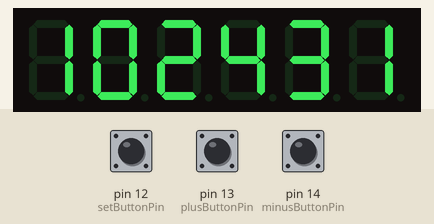
This sketch was run on a simulated Arduino Mega 2560, built with avr-gcc and run on an emulated ATmega2560. Parts: 6-digit seven-segment display. Wiring (inferred from the names in the program): 6-digit 7-segment display, segments lit when LOW: segments pin 10, pin 8, pin 7, pin 9, pin 2, pin 6, pin 3; digit selects pin 27, pin 26, pin 25, pin 24, pin 23, pin 22. The inputs (shaded band) are chosen by the test bench; at power-on: pin 13 (plusButtonPin) HIGH, pin 12 (setButtonPin) HIGH, pin 14 (minusButtonPin) HIGH. The local clock reads 2024-03-15 10:24:30 at power-on unless the sketch sets it; the segment pins are drawn as the display they are named for.

Above: at 1.2 s.
1.3 s: pin 13 (plusButtonPin) pulled LOW for 3.2 s
6.0 s: pin 12 (setButtonPin) pulled LOW for 0.15 s
At 6.9 s:
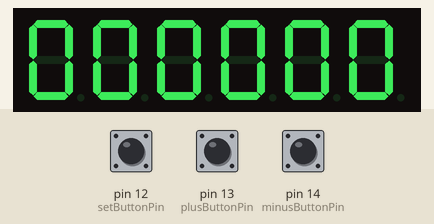
7.7 s: pin 13 (plusButtonPin) pulled LOW for 0.15 s
8.4 s: pin 14 (minusButtonPin) pulled LOW for 0.15 s
10.1 s: pin 12 (setButtonPin) pulled LOW for 1 s
At 12.4 s:
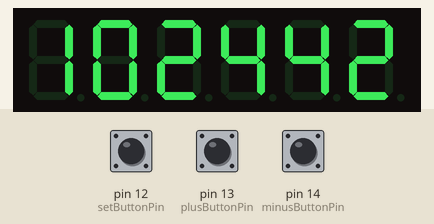
Timing chart, 0 to 13.9 s (numbered marks = the images above; inputs shaded):
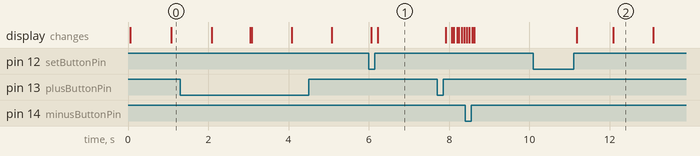

The sketch:

led_clock_with_chronometer_and_settings_with_RTC_by_x_name41.ino
```cpp
#include <Wire.h>
#include <RTClib.h>

RTC_DS3231 rtc;

// --- Настройки време показване ---
const byte NUM_DIGITS = 6;
const float refreshRateHz = 50.0;
const unsigned long DISPLAY_TIME_MS = 1000.0 / (refreshRateHz * NUM_DIGITS);


const byte segmentPins[7] = {10, 8, 7, 9, 2, 6, 3};
const byte digitPins[6] = {27, 26, 25, 24, 23, 22};

const byte digitToSegment[10][7] = {
  {LOW, LOW, LOW, LOW, LOW, LOW, HIGH},
  {HIGH, LOW, LOW, HIGH, HIGH, HIGH, HIGH},
  {LOW, LOW, HIGH, LOW, LOW, HIGH, LOW},
  {LOW, LOW, LOW, LOW, HIGH, HIGH, LOW},
  {HIGH, LOW, LOW, HIGH, HIGH, LOW, LOW},
  {LOW, HIGH, LOW, LOW, HIGH, LOW, LOW},
  {LOW, HIGH, LOW, LOW, LOW, LOW, LOW},
  {LOW, LOW, LOW, HIGH, HIGH, HIGH, HIGH},
  {LOW, LOW, LOW, LOW, LOW, LOW, LOW},
  {LOW, LOW, LOW, LOW, HIGH, LOW, LOW}
};

// Бутони
const byte setButtonPin = 12;
const byte plusButtonPin = 13;
const byte minusButtonPin = 14;

// Часови данни
byte hours = 12, minutes = 0, seconds = 0;

enum State { NORMAL, SET_HOURS, SET_MINUTES, SET_SECONDS, STOPWATCH };
State mode = NORMAL;

unsigned long blinkTimer = 0;
byte currentDigit = 0;
bool blinkOn = true;

bool lastSetState = HIGH;
bool lastPlusState = HIGH;
bool lastMinusState = HIGH;

unsigned long setPressTime = 0;
bool setHeld = false;

unsigned long plusPressTime = 0;
bool plusHeld = false;

unsigned long minusPressTime = 0;
bool minusHeld = false;

// Хронометър
bool stopwatchRunning = false;
unsigned long stopwatchStartTime = 0;
unsigned long stopwatchElapsed = 0;

void clearSegments() {
  for (byte i = 0; i < 7; i++) digitalWrite(segmentPins[i], HIGH);
}
void clearDigits() {
  for (byte i = 0; i < 6; i++) digitalWrite(digitPins[i], LOW);
}

void setup() {
  Wire.begin();
  rtc.begin();

  // rtc.adjust(DateTime(F(__DATE__), F(__TIME__)));

  for (byte i = 0; i < 7; i++) pinMode(segmentPins[i], OUTPUT);
  for (byte i = 0; i < 6; i++) pinMode(digitPins[i], OUTPUT);
  pinMode(setButtonPin, INPUT_PULLUP);
  pinMode(plusButtonPin, INPUT_PULLUP);
  pinMode(minusButtonPin, INPUT_PULLUP);
  clearSegments();
  clearDigits();

  blinkTimer = millis();
}

void loop() {
  unsigned long now = millis();

  if (now - blinkTimer > 500) {
    blinkOn = !blinkOn;
    blinkTimer = now;
  }

  // --- Четене на реално време от RTC ---
  if (mode != SET_HOURS && mode != SET_MINUTES && mode != SET_SECONDS) {
    DateTime nowRTC = rtc.now();
    hours = nowRTC.hour();
    minutes = nowRTC.minute();
    seconds = nowRTC.second();
  }

  // --- SET бутон ---
  bool setState = digitalRead(setButtonPin);
  if (setState != lastSetState) {
    lastSetState = setState;
    if (setState == LOW) setPressTime = now;
    else {
      if (!setHeld && now - setPressTime < 1000) {
        if (mode == NORMAL) {
          mode = STOPWATCH;
          stopwatchRunning = false;
        } else if (mode == STOPWATCH) {
          mode = NORMAL;
        } else if (mode == SET_HOURS) {
          mode = SET_MINUTES;
        } else if (mode == SET_MINUTES) {
          mode = SET_SECONDS;
        } else if (mode == SET_SECONDS) {
          mode = NORMAL;

          // Задаване на времето в RTC:
          DateTime current = rtc.now();
          DateTime newTime(current.year(), current.month(), current.day(), hours, minutes, seconds);
          rtc.adjust(newTime);
        }
      }
      setHeld = false;
    }
  }

  if (setState == LOW && now - setPressTime > 1000 && mode == NORMAL) {
    mode = SET_HOURS;
    setHeld = true;
  }

  // --- PLUS бутон ---
  bool plusState = digitalRead(plusButtonPin);
  if (plusState != lastPlusState) {
    lastPlusState = plusState;
    if (plusState == LOW) {
      plusPressTime = now;
      plusHeld = false;
    } else {
      if (!plusHeld && now - plusPressTime < 500) {
        if (mode == SET_HOURS) hours = (hours + 1) % 24;
        else if (mode == SET_MINUTES) minutes = (minutes + 1) % 60;
        else if (mode == SET_SECONDS) seconds = (seconds + 1) % 60;
        else if (mode == STOPWATCH) {
          if (!stopwatchRunning) {
            stopwatchRunning = true;
            stopwatchStartTime = now - stopwatchElapsed;
          } else {
            stopwatchRunning = false;
            stopwatchElapsed = now - stopwatchStartTime;
          }
        }
      }
    }
  }

  if (plusState == LOW && now - plusPressTime > 700) {
    if ((now - plusPressTime) % 500 < DISPLAY_TIME_MS + 1) {
      plusHeld = true;
      if (mode == SET_HOURS) hours = (hours + 1) % 24;
      else if (mode == SET_MINUTES) minutes = (minutes + 1) % 60;
      else if (mode == SET_SECONDS) seconds = (seconds + 1) % 60;
    }
  }

  // --- MINUS бутон ---
  bool minusState = digitalRead(minusButtonPin);
  if (minusState != lastMinusState) {
    lastMinusState = minusState;
    if (minusState == LOW) {
      minusPressTime = now;
      minusHeld = false;
    } else {
      if (!minusHeld && now - minusPressTime < 500) {
        if (mode == SET_HOURS) hours = (hours + 23) % 24;
        else if (mode == SET_MINUTES) minutes = (minutes + 59) % 60;
        else if (mode == SET_SECONDS) seconds = (seconds + 59) % 60;
        else if (mode == STOPWATCH) {
          stopwatchRunning = false;
          stopwatchElapsed = 0;
        }
      }
    }
  }

  if (minusState == LOW && now - minusPressTime > 700) {
    if ((now - minusPressTime) % 500 < DISPLAY_TIME_MS + 1) {
      minusHeld = true;
      if (mode == SET_HOURS) hours = (hours + 23) % 24;
      else if (mode == SET_MINUTES) minutes = (minutes + 59) % 60;
      else if (mode == SET_SECONDS) seconds = (seconds + 59) % 60;
    }
  }

  // --- Изчисляване на стойности за дисплея ---
  unsigned long elapsed = stopwatchElapsed;
  if (mode == STOPWATCH && stopwatchRunning) {
    elapsed = now - stopwatchStartTime;
  }

  clearSegments();
  clearDigits();

  byte digitValue = 0;

  if (mode == STOPWATCH) {
    byte m = (elapsed / 60000UL) % 100;
    byte s = (elapsed / 1000UL) % 60;
    byte ms = (elapsed / 10UL) % 100;

    switch (currentDigit) {
      case 0: digitValue = m / 10; break;
      case 1: digitValue = m % 10; break;
      case 2: digitValue = s / 10; break;
      case 3: digitValue = s % 10; break;
      case 4: digitValue = ms / 10; break;
      case 5: digitValue = ms % 10; break;
    }
  } else {
    switch (currentDigit) {
      case 0: digitValue = hours / 10; break;
      case 1: digitValue = hours % 10; break;
      case 2: digitValue = minutes / 10; break;
      case 3: digitValue = minutes % 10; break;
      case 4: digitValue = seconds / 10; break;
      case 5: digitValue = seconds % 10; break;
    }
  }

  bool shouldDisplay = true;

  if (mode == SET_HOURS && (currentDigit == 0 || currentDigit == 1)) {
    shouldDisplay = blinkOn || plusHeld || minusHeld;
  } else if (mode == SET_MINUTES && (currentDigit == 2 || currentDigit == 3)) {
    shouldDisplay = blinkOn || plusHeld || minusHeld;
  } else if (mode == SET_SECONDS && (currentDigit == 4 || currentDigit == 5)) {
    shouldDisplay = blinkOn || plusHeld || minusHeld;
  } else if (mode != NORMAL && mode != STOPWATCH) {
    shouldDisplay = false;
  }

  if (shouldDisplay) {
    if (!(currentDigit == 0 && digitValue == 0 && mode == NORMAL)) {
      for (byte i = 0; i < 7; i++) {
        digitalWrite(segmentPins[i], digitToSegment[digitValue][i]);
      }
      digitalWrite(digitPins[currentDigit], HIGH);
    }
  }

  currentDigit = (currentDigit + 1) % 6;
  delay(DISPLAY_TIME_MS);
}
```

Measured:
- after the input at 10.1 s, the display: first changes after 1.1 s (image 2 shows a later state)
